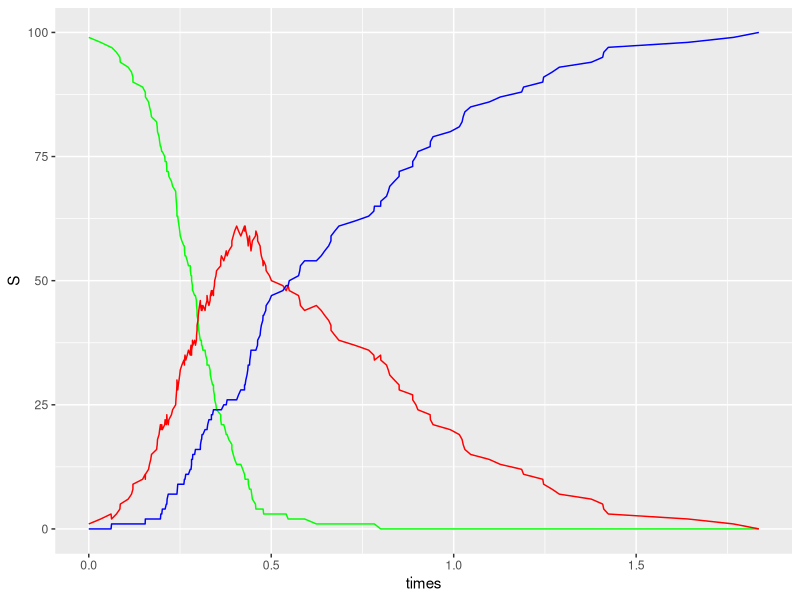

This chart was generated by the following R code: (Note: this script raises an error after producing the figure.)
## ---- chunk 1
knitr::opts_chunk$set(echo = TRUE)
## ---- chunk 2
N <- 100     # total population
T <- 100.0     # maximum elapsed time
t <- 0       # start time
V <- 20.0     # spatial parameter, larger is more "social" distance
alpha <- 4.0 # rate of infection after contact
beta <- 2   # rate of cure
n_I <- 1       # initial infected population
n_R <- 0       # initial recovered population
n_S <- N - n_I # compute susceptible population
## ---- chunk 3
times <- c(t)
S <- c(n_S)
I <- c(n_I)
R <- c(n_R)
## ---- chunk 4
# Main loop
start_time <- Sys.time()
while(t<T) {
  
  if (n_I == 0) {
    break
  }
  w1 <- alpha * n_S * n_I / V # v bigger => w1 smaller
  w2 <- beta * n_I
  W <- w1 + w2
  dt <- -log(runif(1)) / W
  t <- t + dt
  
  if (runif(1) < w1/W) {
    n_S <- n_S - 1
    n_I <- n_I + 1
  } else {
    n_I <- n_I - 1
    n_R <- n_R + 1
  }
  # S[i] <- n_S
  # I[i] <- n_I
  # R[i] <- n_R
  times <- c(times, t)
  S <- c(S, n_S)
  I <- c(I, n_I)
  R <- c(R, n_R)
}
end_time <- Sys.time()
## ---- chunk 5
end_time - start_time
sir_df <- data.frame(time=times, S=S, I=I, R=R)
## ---- chunk 6
library(ggplot2)
ggplot(sir_df)+geom_line(aes(x=times,y=S), color="green")+geom_line(aes(x=times,y=I),color="red")+geom_line(aes(x=time,y=R),color="blue")
## ---- chunk 7
# convert timestamp to calendar
library(lubridate)
sir_df$date<-as.Date(floor_date(ymd("2020-03-30")+seconds(31*24*60*60*sir_df$time), unit="day"))
final_df <- subset(sir_df, select = -c(time))
names(final_df) <- c("susceptible", "infected", "recovered", "date")
final_df <- final_df %>% group_by(date) %>% filter(row_number(date) == max(row_number(date)))
write_csv(final_df,"daily_infections.csv")
write_csv(pivot_longer(final_df, cols = c("susceptible","infected","recovered"), names_to="infection state", values_to="population"), "daily_infections_tidy.csv")

